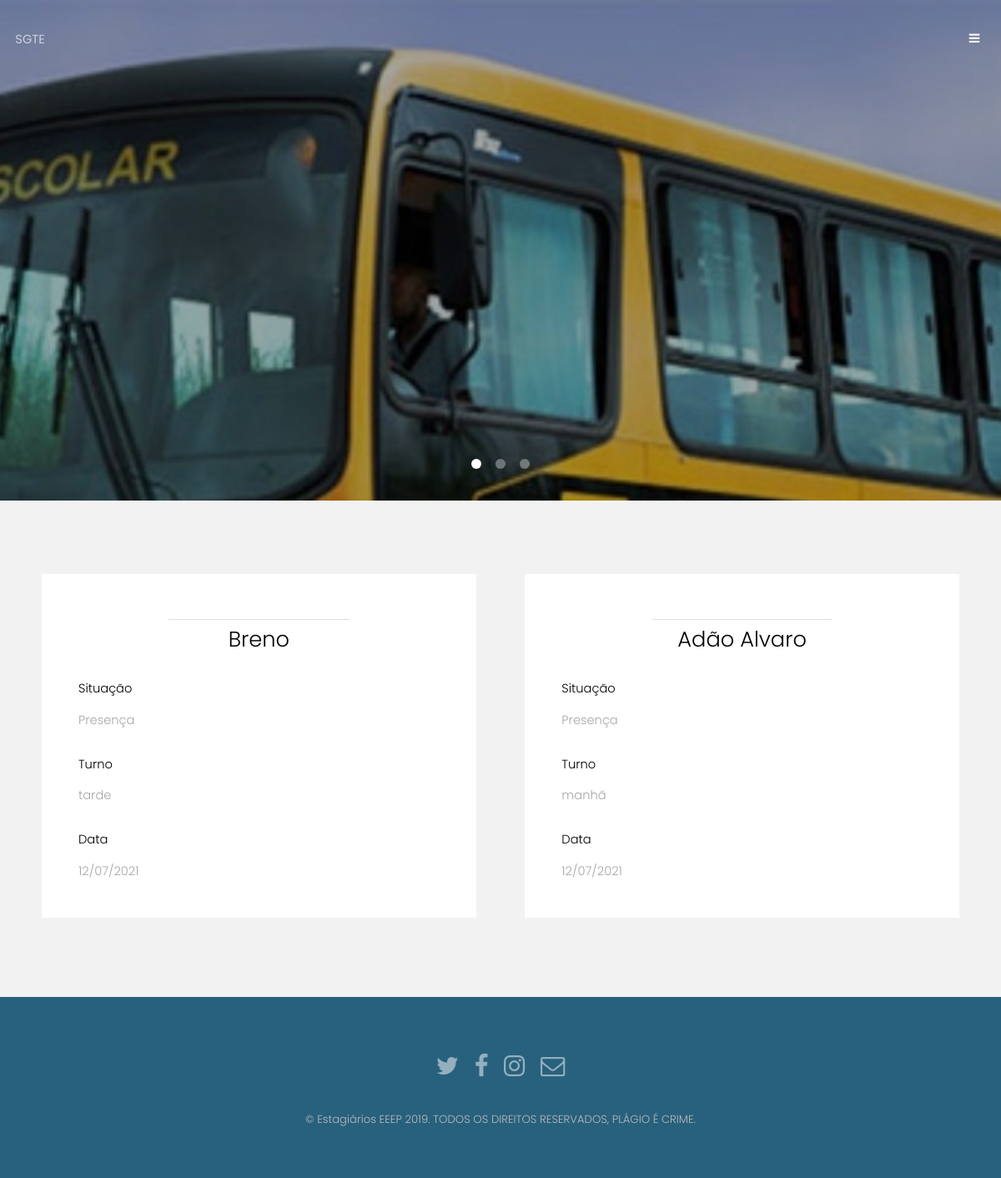
Screenshot of /uniqui.php?id=2&data=12/07/2021 (signed in) with the database file from the repository.
### tables this page shows
CREATE TABLE `frequencia` (
  `id` int(11) NOT NULL,
  `escola` varchar(255) NOT NULL,
  `nome_motorista` varchar(255) NOT NULL,
  `turno` varchar(255) NOT NULL,
  `presenca` varchar(255) NOT NULL,
  `data_da_frequencia` varchar(255) NOT NULL
);

### uniqui.php (the view, shortened to what this page needs)
<?php
	include "assets/imports/import.php";
	$id = $_GET['id'];
	$qqisso = mysqli_query($conn, "SELECT * FROM escola WHERE id = '$id'");
	$qiso = mysqli_fetch_array($qqisso);
	$data = $_GET['data'];
	$turno = $_GET['turno'];
?>
<!DOCTYPE HTML>
<html>
	<head>
		<link rel="stylesheet" href="assets/css/menu.css" />
	</head>
	<body>
			<header id="header" class="alt">
				<div class="logo"><a href="index.php"><span>SGTE</span></a></div>
				<a href="#menu">
				</a>
			</header>
			<section class="banner full">
				<article>
				</article>
			</section>
			<section id="one" class="wrapper style2">
				<div class="inner">
					<div class="grid-style">
						<?php
					if (isset($_COOKIE['hash'])) {
						if($turno != ""){
							$queryESC = mysqli_query($conn ,"SELECT * FROM frequencia WHERE  escola = '".$qiso['nome_de_escola']."' && turno = '$turno' && data_da_frequencia = '$data' ORDER BY id DESC");
							while ($arrE = mysqli_fetch_array($queryESC)) {
									echo '<div>
							<div class="box">
								<div class="content">
									<header class="align-center">
										<p></p>
										<h2>'.$arrE['nome_motorista'].'</h2>
									</header>
									<h1>Situação</h1><p>'.$arrE['presenca'].'</p>
									<h1>Turno</h1><p>'.$arrE['turno'].'</p>
									<h1>Data</h1><p>'.$arrE['data_da_frequencia'].'</p>
								</div>
							</div>
						</div>';
									}
								}else{
									$queryESC = mysqli_query($conn ,"SELECT * FROM frequencia WHERE  escola = '".$qiso['nome_de_escola']."' && data_da_frequencia='$data' ORDER BY id DESC");
							while ($arrE = mysqli_fetch_array($queryESC)) {
									echo '<div>
							<div class="box">
								<div class="content">
									<header class="align-center">
										<p></p>
											<h2>'.$arrE['nome_motorista'].'</h2>
									</header>
									<h1>Situação</h1><p>'.$arrE['presenca'].'</p>
									<h1>Turno</h1><p>'.$arrE['turno'].'</p>
									<h1>Data</h1><p>'.$arrE['data_da_frequencia'].'</p>
								</div>
							</div>
						</div>';
								}
							}
						}
						?>
					</div>
				</div>
			</section>
			<footer id="footer">
				<div class="container">
					<ul class="icons">
						<li><a href="#" class="icon fa-twitter"><span class="label">Twitter</span></a></li>
						<li><a href="#" class="icon fa-facebook"><span class="label">Facebook</span></a></li>
						<li><a href="#" class="icon fa-instagram"><span class="label">Instagram</span></a></li>
						<li><a href="#" class="icon fa-envelope-o"><span class="label">Email</span></a></li>
					</ul>
				</div>
				<div class="copyright">
					&copy; Estagiários EEEP 2019. TODOS OS DIREITOS RESERVADOS, PLÁGIO É CRIME.
				</div>
			</footer>
	</body>
</html>

### rows the page displays
frequencia: nome_motorista "Breno", presenca "Presença", turno "tarde", data_da_frequencia "12/07/2021"
frequencia: nome_motorista "Adão Alvaro", presenca "Presença", turno "manhã", data_da_frequencia "12/07/2021"
